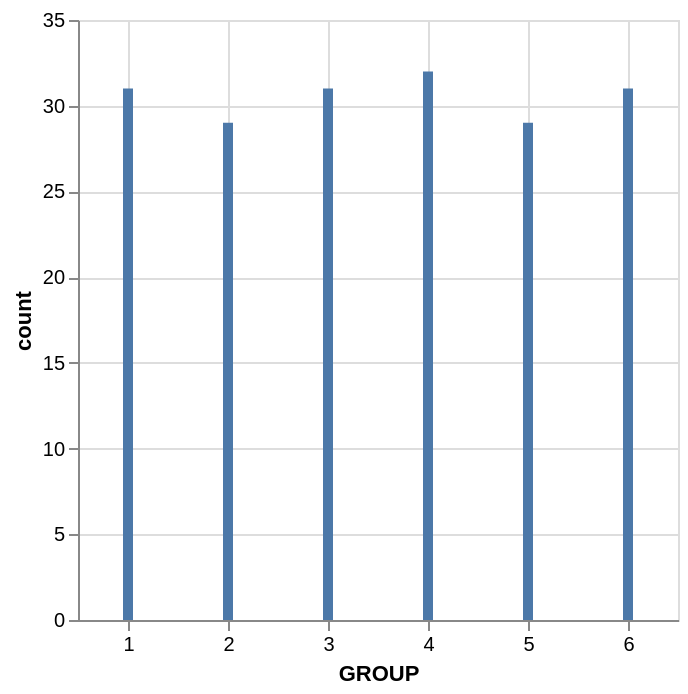

The cell this chart's notebook holds for it:
### Code cell
df["GROUP"].value_counts().sort(by="GROUP").plot.bar(
    x="GROUP",
    y="count",
)

### Figure 1 — Vega-Lite specification as saved in the notebook (floating-point values rounded to 4 significant figures)
{"config": {"view": {"continuousWidth": 300, "continuousHeight": 300}}, "data": {"name": "data-3f47530c74b611f915855de871d287da"}, "mark": {"type": "bar", "tooltip": true}, "encoding": {"x": {"field": "GROUP", "type": "quantitative"}, "y": {"field": "count", "type": "quantitative"}}, "params": [{"name": "param_1e9efca18e7a2868", "select": {"type": "interval", "encodings": ["x", "y"]}, "bind": "scales"}], "$schema": "https://vega.github.io/schema/vega-lite/v6.4.1.json", "datasets": {"data-3f47530c74b611f915855de871d287da": [{"GROUP": 1, "count": 31}, {"GROUP": 2, "count": 29}, {"GROUP": 3, "count": 31}, {"GROUP": 4, "count": 32}, {"GROUP": 5, "count": 29}, {"GROUP": 6, "count": 31}]}}
